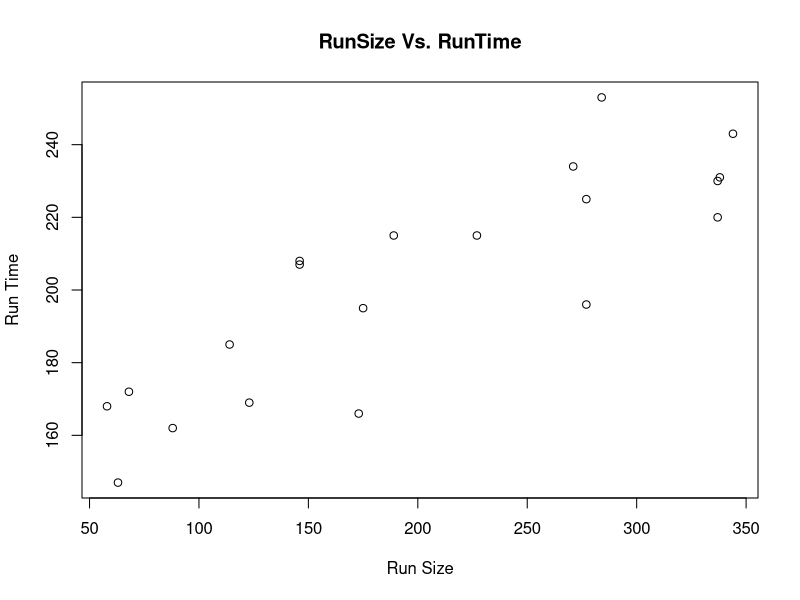

The R source for this figure:
## Reading table in R
production <- read.table("production.txt", header = TRUE)
production # look at dataset
head(production, 10) # look at the data for large data sets


# summary for the 2nd and 3rd columns of the data frame
summary(production[, 2:3]) 
# RunTime         RunSize     
# Min.   :147.0   Min.   : 58.0  
# 1st Qu.:171.2   1st Qu.:120.8  
# Median :207.5   Median :182.0  
# Mean   :202.1   Mean   :201.8  
# 3rd Qu.:226.2   3rd Qu.:278.8  
# Max.   :253.0   Max.   :344.0  


## scatter plot of related variables
plot(production$RunSize, production$RunTime, xlab = "Run Size", ylab = "Run Time", title("RunSize Vs. RunTime"))


## simple Linear Regression
